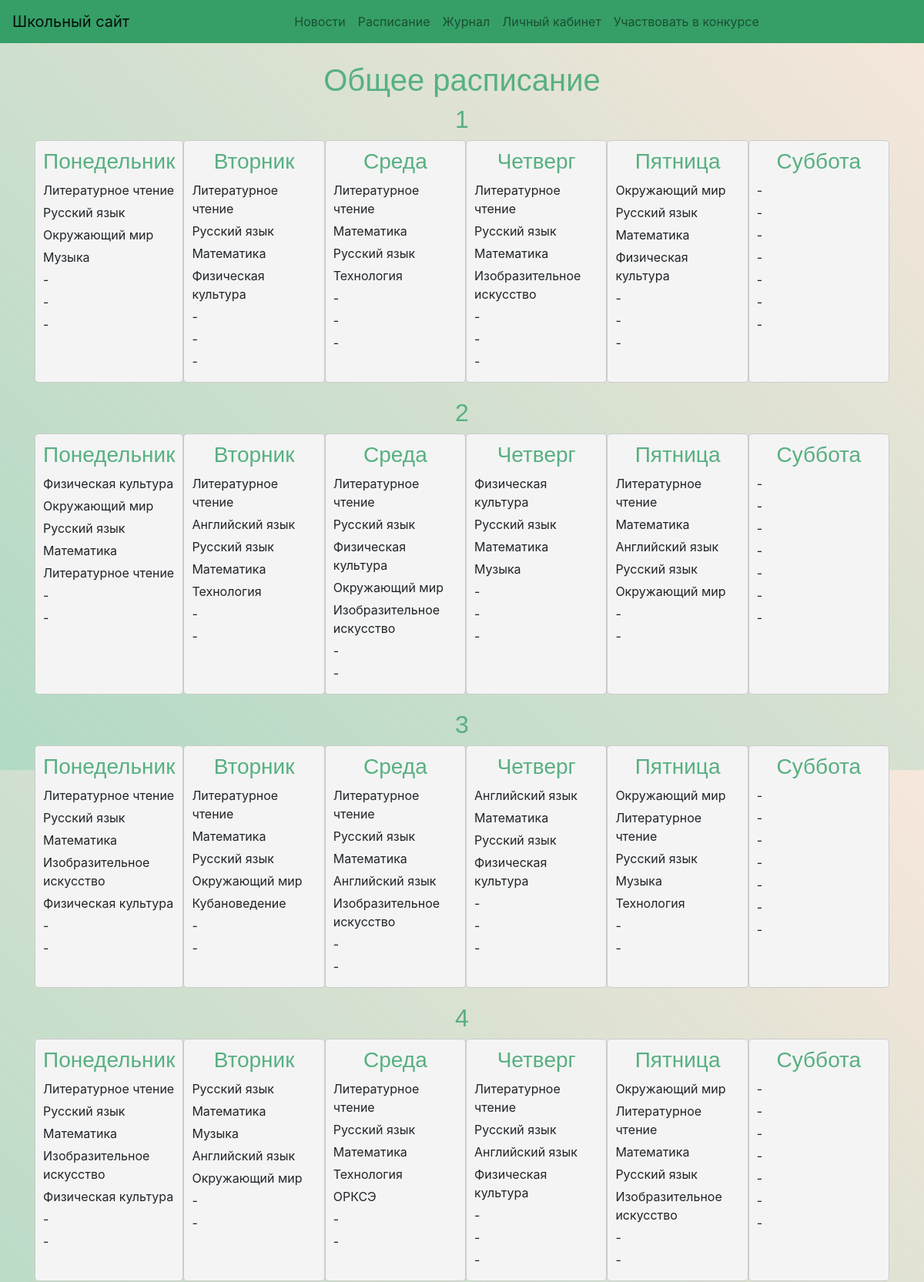
The app's page /schedule/ (signed in, upper part) with its own data.
### mainpage/models.py (models this page shows, shortened)
class Class(models.Model):
    name = models.CharField(max_length=20)

class Schedule(models.Model):
    day_choices = (
        ('monday', 'Понедельник'),
        ('tuesday', 'Вторник'),
        ('wednesday', 'Среда'),
        ('thursday', 'Четверг'),
        ('friday', 'Пятница'),
        ('saturday', 'Суббота'),
    )
    class_field = models.ForeignKey(Class, on_delete=models.CASCADE)
    day = models.CharField(max_length=10, choices=day_choices)
    lesson_1 = models.CharField(max_length=50)
    lesson_2 = models.CharField(max_length=50)
    lesson_3 = models.CharField(max_length=50)
    lesson_4 = models.CharField(max_length=50)
    lesson_5 = models.CharField(max_length=50)
    lesson_6 = models.CharField(max_length=50)
    lesson_7 = models.CharField(max_length=50)

### mainpage/views.py (the view)
# urls.py: path('schedule/', views.schedule, name='schedule'),
def schedule(request):
    if not request.user.is_authenticated:
        return redirect("/")
    classes = Class.objects.all()
    sched = Schedule.objects.all()
    return render(request, 'schedule.html', {'classes': classes, 'schedule': sched})

### mainpage/templates/schedule.html (shortened to what this page needs)
{% extends 'index.html' %}
{% block content %}
<div class="container">
  <h1>Общее расписание</h1>
  {% for class in classes %}
    <h2>{{ class.name }}</h2>
    <div class="row">
      {% for day in schedule %}
        {% if day.class_field_id == class.id %}
          <div class="col">
            <h3>{{ day.get_day_display }}</h3>
            <p>{{ day.lesson_1 }}</p>
            <p>{{ day.lesson_2 }}</p>
            <p>{{ day.lesson_3 }}</p>
            <p>{{ day.lesson_4 }}</p>
            <p>{{ day.lesson_5 }}</p>
            <p>{{ day.lesson_6 }}</p>
            <p>{{ day.lesson_7 }}</p>
          </div>
        {% endif %}
      {% endfor %}
    </div>
  {% endfor %}
</div>
{% endblock %}

### mainpage/templates/schedule.html (style rules this page uses)
body { height: 1000px; background: linear-gradient(45deg, rgba(53, 159, 103, 0.39), rgba(243, 219, 202, 0.68)); }
h1, h2, h3 { font-family: Arial, sans-serif; color: #57b081; text-align: center; }
.row { margin-bottom: 20px; }
.col { background-color: #f4f4f4; border: 1px solid #ccc; padding: 10px; border-radius: 5px; }
p { font-size: 16px; margin: 5px 0; }

### records on screen
Class: name "1"
Schedule: day "Понедельник", lesson_1 "Литературное чтение", lesson_2 "Русский язык", lesson_3 "Окружающий мир", lesson_4 "Музыка", lesson_5 "-", lesson_6 "-", lesson_7 "-"
Schedule: day "Вторник", lesson_1 "Литературное чтение", lesson_2 "Русский язык", lesson_3 "Математика", lesson_4 "Физическая культура", lesson_5 "-", lesson_6 "-", lesson_7 "-"
Schedule: day "Среда", lesson_1 "Литературное чтение", lesson_2 "Математика", lesson_3 "Русский язык", lesson_4 "Технология", lesson_5 "-", lesson_6 "-", lesson_7 "-"
Schedule: day "Четверг", lesson_1 "Литературное чтение", lesson_2 "Русский язык", lesson_3 "Математика", lesson_4 "Изобразительное искусство", lesson_5 "-", lesson_6 "-", lesson_7 "-"
Schedule: day "Пятница", lesson_1 "Окружающий мир", lesson_2 "Русский язык", lesson_3 "Математика", lesson_4 "Физическая культура", lesson_5 "-", lesson_6 "-", lesson_7 "-"
Schedule: day "Суббота", lesson_1 "-", lesson_2 "-", lesson_3 "-", lesson_4 "-", lesson_5 "-", lesson_6 "-", lesson_7 "-"
Class: name "2"
Schedule: day "Понедельник", lesson_1 "Физическая культура", lesson_2 "Окружающий мир", lesson_3 "Русский язык", lesson_4 "Математика", lesson_5 "Литературное чтение", lesson_6 "-", lesson_7 "-"
Schedule: day "Вторник", lesson_1 "Литературное чтение", lesson_2 "Английский язык", lesson_3 "Русский язык", lesson_4 "Математика", lesson_5 "Технология", lesson_6 "-", lesson_7 "-"
Schedule: day "Среда", lesson_1 "Литературное чтение", lesson_2 "Русский язык", lesson_3 "Физическая культура", lesson_4 "Окружающий мир", lesson_5 "Изобразительное искусство", lesson_6 "-", lesson_7 "-"
Schedule: day "Четверг", lesson_1 "Физическая культура", lesson_2 "Русский язык", lesson_3 "Математика", lesson_4 "Музыка", lesson_5 "-", lesson_6 "-", lesson_7 "-"
Schedule: day "Пятница", lesson_1 "Литературное чтение", lesson_2 "Математика", lesson_3 "Английский язык", lesson_4 "Русский язык", lesson_5 "Окружающий мир", lesson_6 "-", lesson_7 "-"
Schedule: day "Суббота", lesson_1 "-", lesson_2 "-", lesson_3 "-", lesson_4 "-", lesson_5 "-", lesson_6 "-", lesson_7 "-"
Class: name "3"
Schedule: day "Понедельник", lesson_1 "Литературное чтение", lesson_2 "Русский язык", lesson_3 "Математика", lesson_4 "Изобразительное искусство", lesson_5 "Физическая культура", lesson_6 "-", lesson_7 "-"
Schedule: day "Вторник", lesson_1 "Литературное чтение", lesson_2 "Математика", lesson_3 "Русский язык", lesson_4 "Окружающий мир", lesson_5 "Кубановедение", lesson_6 "-", lesson_7 "-"
Schedule: day "Среда", lesson_1 "Литературное чтение", lesson_2 "Русский язык", lesson_3 "Математика", lesson_4 "Английский язык", lesson_5 "Изобразительное искусство", lesson_6 "-", lesson_7 "-"
Schedule: day "Четверг", lesson_1 "Английский язык", lesson_2 "Математика", lesson_3 "Русский язык", lesson_4 "Физическая культура", lesson_5 "-", lesson_6 "-", lesson_7 "-"
Schedule: day "Пятница", lesson_1 "Окружающий мир", lesson_2 "Литературное чтение", lesson_3 "Русский язык", lesson_4 "Музыка", lesson_5 "Технология", lesson_6 "-", lesson_7 "-"
Schedule: day "Суббота", lesson_1 "-", lesson_2 "-", lesson_3 "-", lesson_4 "-", lesson_5 "-", lesson_6 "-", lesson_7 "-"
Class: name "4"
Schedule: day "Понедельник", lesson_1 "Литературное чтение", lesson_2 "Русский язык", lesson_3 "Математика", lesson_4 "Изобразительное искусство", lesson_5 "Физическая культура", lesson_6 "-", lesson_7 "-"
Schedule: day "Вторник", lesson_1 "Русский язык", lesson_2 "Математика", lesson_3 "Музыка", lesson_4 "Английский язык", lesson_5 "Окружающий мир", lesson_6 "-", lesson_7 "-"
Schedule: day "Среда", lesson_1 "Литературное чтение", lesson_2 "Русский язык", lesson_3 "Математика", lesson_4 "Технология", lesson_5 "ОРКСЭ", lesson_6 "-", lesson_7 "-"
Schedule: day "Четверг", lesson_1 "Литературное чтение", lesson_2 "Русский язык", lesson_3 "Английский язык", lesson_4 "Физическая культура", lesson_5 "-", lesson_6 "-", lesson_7 "-"
Schedule: day "Пятница", lesson_1 "Окружающий мир", lesson_2 "Литературное чтение", lesson_3 "Математика", lesson_4 "Русский язык", lesson_5 "Изобразительное искусство", lesson_6 "-", lesson_7 "-"
Schedule: day "Суббота", lesson_1 "-", lesson_2 "-", lesson_3 "-", lesson_4 "-", lesson_5 "-", lesson_6 "-", lesson_7 "-"
